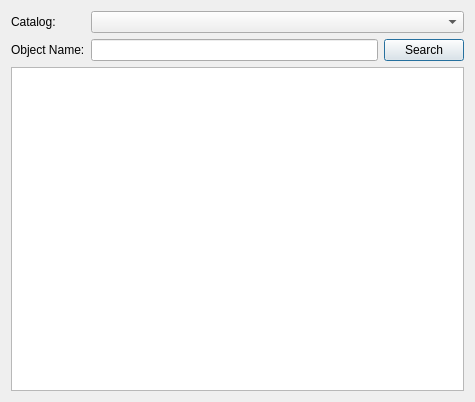
<?xml version="1.0" encoding="UTF-8"?>
<ui version="4.0">
 <class>snowgui::CatalogDialog</class>
 <widget class="QDialog" name="snowgui::CatalogDialog">
  <property name="geometry">
   <rect>
    <x>0</x>
    <y>0</y>
    <width>475</width>
    <height>402</height>
   </rect>
  </property>
  <property name="windowTitle">
   <string>Dialog</string>
  </property>
  <layout class="QGridLayout" name="gridLayout">
   <item row="0" column="1" colspan="2">
    <widget class="QComboBox" name="comboBox"/>
   </item>
   <item row="0" column="0">
    <widget class="QLabel" name="catalogLabel">
     <property name="text">
      <string>Catalog:</string>
     </property>
    </widget>
   </item>
   <item row="1" column="2">
    <widget class="QPushButton" name="searchButton">
     <property name="text">
      <string>Search</string>
     </property>
    </widget>
   </item>
   <item row="1" column="0">
    <widget class="QLabel" name="objectnameLabel">
     <property name="text">
      <string>Object Name:</string>
     </property>
    </widget>
   </item>
   <item row="1" column="1">
    <widget class="QLineEdit" name="objectnameField"/>
   </item>
   <item row="2" column="0" colspan="3">
    <widget class="QListWidget" name="listWidget"/>
   </item>
  </layout>
 </widget>
 <resources/>
 <connections/>
</ui>
